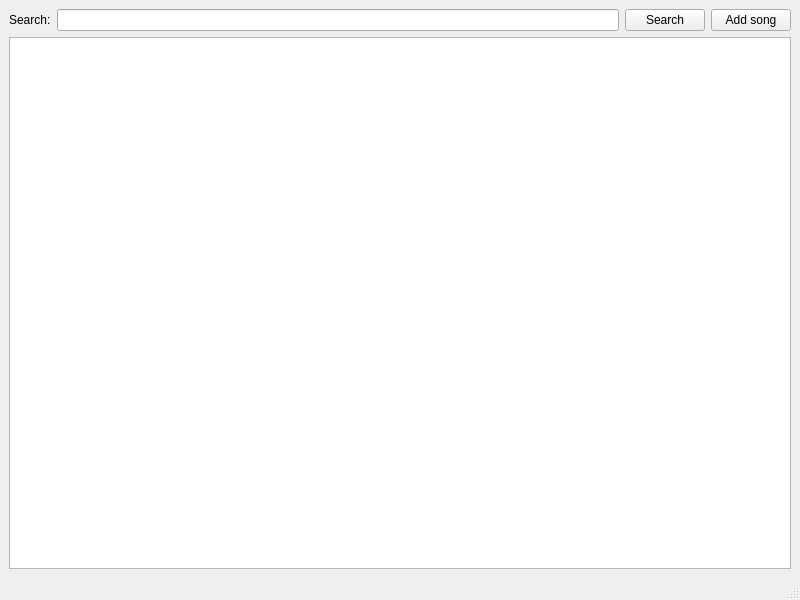
<?xml version="1.0" encoding="UTF-8"?>
<ui version="4.0">
 <class>MainWindow</class>
 <widget class="QMainWindow" name="MainWindow">
  <property name="geometry">
   <rect>
    <x>0</x>
    <y>0</y>
    <width>800</width>
    <height>600</height>
   </rect>
  </property>
  <property name="windowTitle">
   <string>MainWindow</string>
  </property>
  <widget class="QWidget" name="centralwidget">
   <layout class="QVBoxLayout" name="verticalLayout">
    <item>
     <layout class="QHBoxLayout" name="horizontalLayout">
      <item>
       <widget class="QLabel" name="label">
        <property name="text">
         <string>Search:</string>
        </property>
       </widget>
      </item>
      <item>
       <widget class="QLineEdit" name="SearchLine"/>
      </item>
      <item>
       <widget class="QPushButton" name="search_button">
        <property name="text">
         <string>Search</string>
        </property>
       </widget>
      </item>
      <item>
       <widget class="QPushButton" name="AddSongButton">
        <property name="text">
         <string>Add song</string>
        </property>
       </widget>
      </item>
     </layout>
    </item>
    <item>
     <widget class="QListWidget" name="SongList">
      <property name="flow">
       <enum>QListView::Flow::LeftToRight</enum>
      </property>
      <property name="isWrapping" stdset="0">
       <bool>true</bool>
      </property>
     </widget>
    </item>
   </layout>
  </widget>
  <widget class="QMenuBar" name="menubar">
   <property name="geometry">
    <rect>
     <x>0</x>
     <y>0</y>
     <width>800</width>
     <height>33</height>
    </rect>
   </property>
  </widget>
  <widget class="QStatusBar" name="statusbar"/>
 </widget>
 <resources/>
 <connections/>
</ui>
